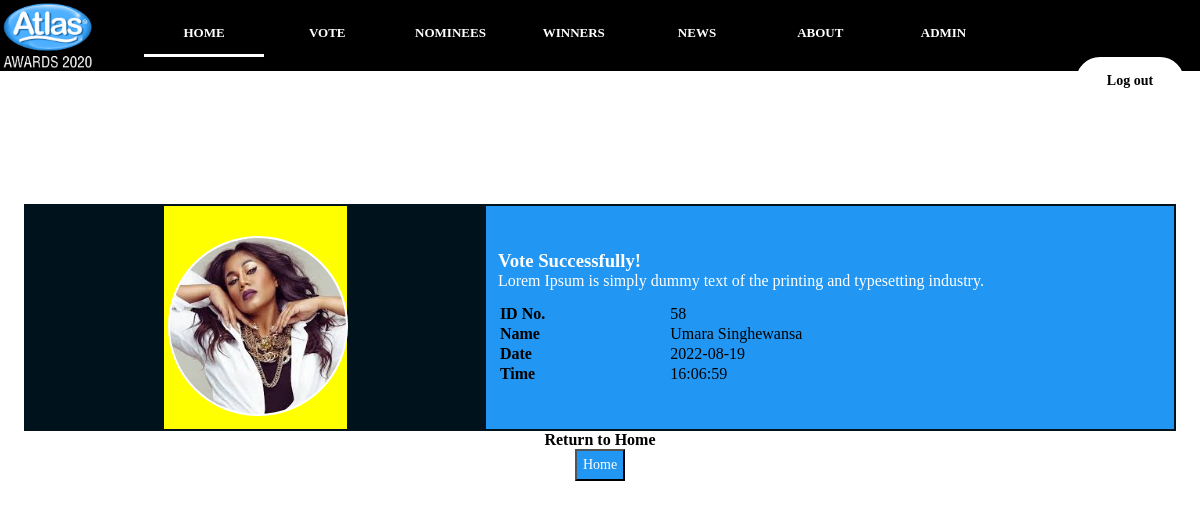
The app's page /voteMessage.php?58 (signed in) with its own data.
### tables this page shows
CREATE TABLE `users` (
  `ID` int(11) NOT NULL,
  `NAME` varchar(30) NOT NULL,
  `NIC` varchar(12) NOT NULL,
  `GENDER` varchar(10) NOT NULL,
  `MOBILE` varchar(12) NOT NULL,
  `EMAIL` varchar(50) NOT NULL,
  `PASSWORD` varchar(200) NOT NULL,
  `ADDRESS` varchar(50) NOT NULL,
  `IMG` varchar(2000) NOT NULL,
  `USER_TYPE` varchar(10) NOT NULL,
  `vote` int(11) NOT NULL DEFAULT 0
);

### voteMessage.php (the view, shortened to what this page needs)
<?php
require_once ('connection.php');
$a_id = $_SERVER['QUERY_STRING'];
$time =  date("H:i:s");
$date = date("Y-m-d");
$qry = "SELECT * FROM `users` WHERE ID = '{$a_id}'";
$result = mysqli_query($connection,$qry);
$row = mysqli_fetch_array($result);
?>
<!DOCTYPE html>
<html>
<head>
    <link rel="stylesheet" type="text/css" href="CSS/voteMessageStyle.css">
    <link rel="stylesheet" type="text/css" href="CSS/homeStyle.css">
    <link rel="stylesheet" type="text/css" href="CSS/homeStyle.css">
    <link rel="stylesheet" type="text/css" href="CSS/serviceStyle.css">
    <link rel="stylesheet" type="text/css" href="CSS/FooterStyle.css">
    <link rel="stylesheet" type="text/css" href="CSS/SlideStyle.css">
    <link rel="stylesheet" href="https://stackpath.bootstrapcdn.com/font-awesome/4.7.0/css/font-awesome.min.css">
</head>
<body>
<?php require_once('navBarIn.php');?>
<div class="status">
    <table class="status_table" cellspacing="1%">
        <tr>
            <td>
                <div class="artistPic">
                    <div class="artistImg" style="padding: 1%">
                        <img src="<?php  echo $row['IMG'];?>" width="100%" class = "Details" style="border-radius: 50%; border: 2px solid white">
                    </div>
                </div>
            </td>
            <td class="artistDetails" style="padding: 1%">
                <h3>Vote Successfully!</h3>
                <p>Lorem Ipsum is simply dummy text of the printing and typesetting industry. </p>
                <table class="artistVote">
                    <tr>
                        <td class="bold">ID No.</td>
                        <td><?php  echo $row['ID'];?></td>
                    </tr>
                    <tr>
                        <td class="bold">Name</td>
                        <td><?php  echo $row['NAME'];?></td>
                    </tr>
                    <tr>
                        <td class="bold">Date</td>
                        <td><?php  echo $date;?></td>
                    </tr>
                    <tr>
                        <td class="bold">Time</td>
                        <td><?php  echo $time;?></td>
                    </tr>
                </table>
            </td>
        </tr>
    </table>
</div>
<div class="ok_div" >
    <h4 class="ok" >Return to Home</h4>
    <button  type="button" class="ok_btn" onclick="document.location'index.php'">Home</button>
</div>
</body>
</html>

### CSS/voteMessageStyle.css (style rules this page uses)
.status table.status_table { margin-top: 10%; width: 80%; float: left; margin-left: 10%; background-color: #2196F3; }
.status table.status_table .artistPic { width: 100%; text-align: center; }
.status table.status_table .artistImg { text-align: center; width: 40%; float: left; margin-left: 30%; }
.status table.status_table .artistDetails { width: 60%; color: white; }
.ok { text-align: center; }
.ok_div { text-align: center; }
.ok_div .ok_btn { background-color: #2196F3; color: white; padding: 6px; font-size: 14px; }
.status .status_table .artistDetails .artistVote { width: 100%; margin-top: 2%; border: none; }
.status .status_table .artistDetails .artistVote .bold { font-weight: bold; }

### CSS/homeStyle.css (style rules this page uses)
* { margin: 0; padding: 0; box-sizing: border-box; font-family: Montserrat; }

### CSS/serviceStyle.css (style rules this page uses)
body { margin: 0; padding: 0; background-color: white; -webkit-background-size: cover; background-size: cover; background-position: center center; height: 90vh; font-family: Montserrat; width: 100%; }
.Details { width: 180px; height: 180px; background: white; border-radius: 50%; margin: 5% auto; margin-top: 25px; }
.status table.status_table { margin-top: 17%; width: 96%; float: left; margin-left: 2%; background-color: #00121b; }
.status table.status_table .artistImg { background-color: yellow; text-align: center; }
.status table.status_table .artistDetails { background-color: #2196F3; width: 60%; }
.ok { text-align: center; }
.ok_div { text-align: center; }
.ok_div .ok_btn { background-color: #2196F3; color: white; padding: 6px; font-size: 14px; }

### CSS/FooterStyle.css (style rules this page uses)
body { margin: 0; padding: 0; font-family: Montserrat }

### CSS/SlideStyle.css (style rules this page uses)
* { box-sizing: border-box }
body { font-family: Montserrat; margin:0 }
img { vertical-align: middle; }
.status table.status_table { margin-top: 17%; width: 96%; float: left; margin-left: 2%; background-color: #00121b; }
.status table.status_table .artistImg { background-color: yellow; text-align: center; }
.status table.status_table .artistDetails { background-color: #2196F3; width: 60%; }
.ok { text-align: center; }
.ok_div { text-align: center; }
.ok_div .ok_btn { background-color: #2196F3; color: white; padding: 6px; font-size: 14px; }

### records on screen
users: IMG (picture), ID "58", NAME "Umara Singhewansa"
